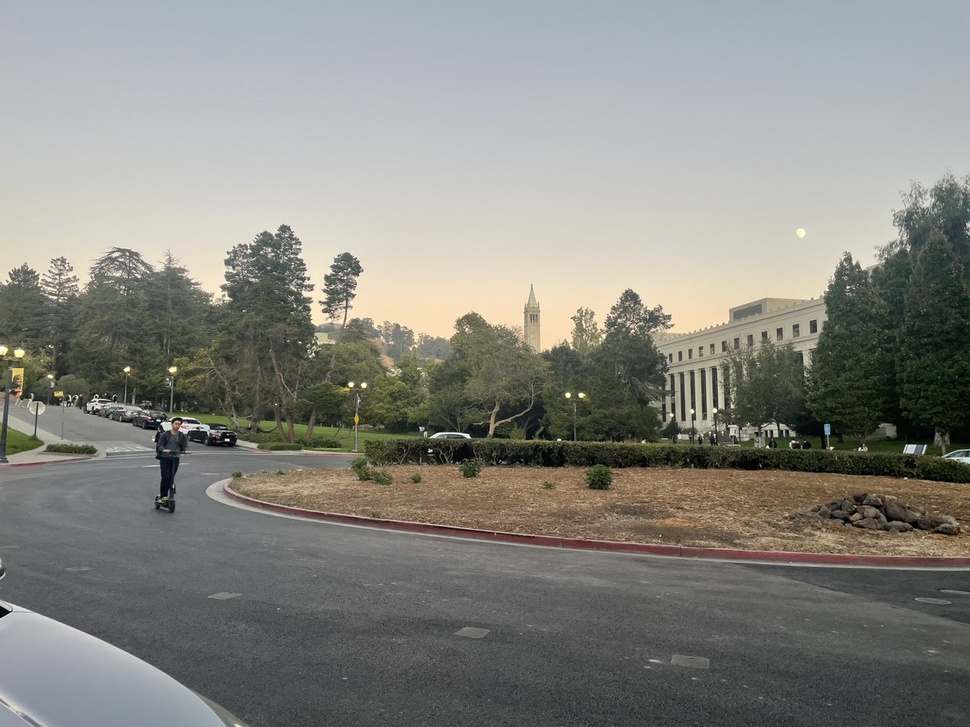
#> input picture p4-image-warping-and-mosaicing/data/4a/img/IMG_8405.jpeg, 970 x 727 px, shrunk from 1280 x 960 before the run
$ jupyter execute --allow-errors 4b.ipynb
#> lines starting #> are read from the running program, lines starting #| are printed output that depends on the picture
### p4-image-warping-and-mosaicing/code/harris.py

import numpy as np
from skimage.feature import corner_harris, peak_local_max


def get_harris_corners(im, edge_discard=20):
    """
    This function takes a b&w image and an optional amount to discard
    on the edge (default is 5 pixels), and finds all harris corners
    in the image. Harris corners near the edge are discarded and the
    coordinates of the remaining corners are returned. A 2d array (h)
    containing the h value of every pixel is also returned.

    h is the same shape as the original image, im.
    coords is 2 x n (ys, xs).
    """

    assert edge_discard >= 20

    # find harris corners
    h = corner_harris(im, method='eps', sigma=1)
    coords = peak_local_max(h, min_distance=1)

    # discard points on edge
    edge = edge_discard  # pixels
    mask = (coords[:, 0] > edge) & \
           (coords[:, 0] < im.shape[0] - edge) & \
           (coords[:, 1] > edge) & \
           (coords[:, 1] < im.shape[1] - edge)
    coords = coords[mask].T
    return h, coords


def dist2(x, c):
    """
    dist2 Calculates squared distance between two sets of points.

    Description
    D = DIST2(X, C) takes two matrices of vectors and calculates the
    squared Euclidean distance between them. Both matrices must be of
    the same column dimension. If X has M rows and N columns, and C has
    L rows and N columns, then the result has M rows and L columns. The
    I, Jth entry is the squared distance from the Ith row of X to the
    Jth row of C.

    Adapted from code by Christopher M Bishop and Ian T Nabney.
    """

    ndata, dimx = x.shape
    ncenters, dimc = c.shape
    assert dimx == dimc, 'Data dimension does not match dimension of centers'

    return (np.ones((ncenters, 1)) * np.sum((x**2).T, axis=0)).T + \
        np.ones((ndata, 1)) * np.sum((c**2).T, axis=0) - \
        2 * np.inner(x, c)

### p4-image-warping-and-mosaicing/code/4b.ipynb
# Project 4b - Image Warping and Mosaicing

### Dependencies

[cell 1]
import numpy as np
from typing import List, Tuple
import matplotlib.pyplot as plt
from scipy.ndimage import gaussian_filter
from harris import get_harris_corners, dist2
#> (the rest of this cell did not finish here and is left out)

## Interest Point Detector

[cell 2]
# Load images and points
image_left = plt.imread('../data/4a/img/IMG_8405.jpeg')
#> image_left is the input picture: shape (727, 970, 3); mean R, G, B 135, 134.9, 129.3
image_right = plt.imread('../data/4a/img/IMG_8406.jpeg')
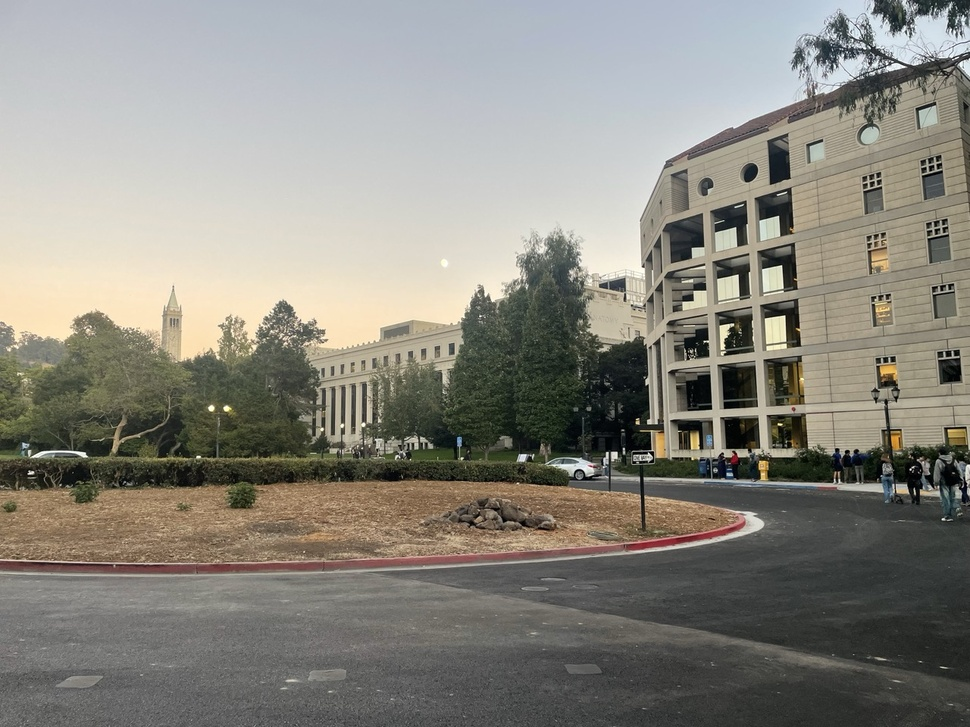
#> input picture p4-image-warping-and-mosaicing/data/4a/img/IMG_8406.jpeg, 970 x 727 px, shrunk from 1280 x 960 before the run
#> image_right is the input picture: shape (727, 970, 3); mean R, G, B 137.3, 135.1, 126.7

# make panoramal left b&w
image_left_gray = np.mean(image_left, axis=2)
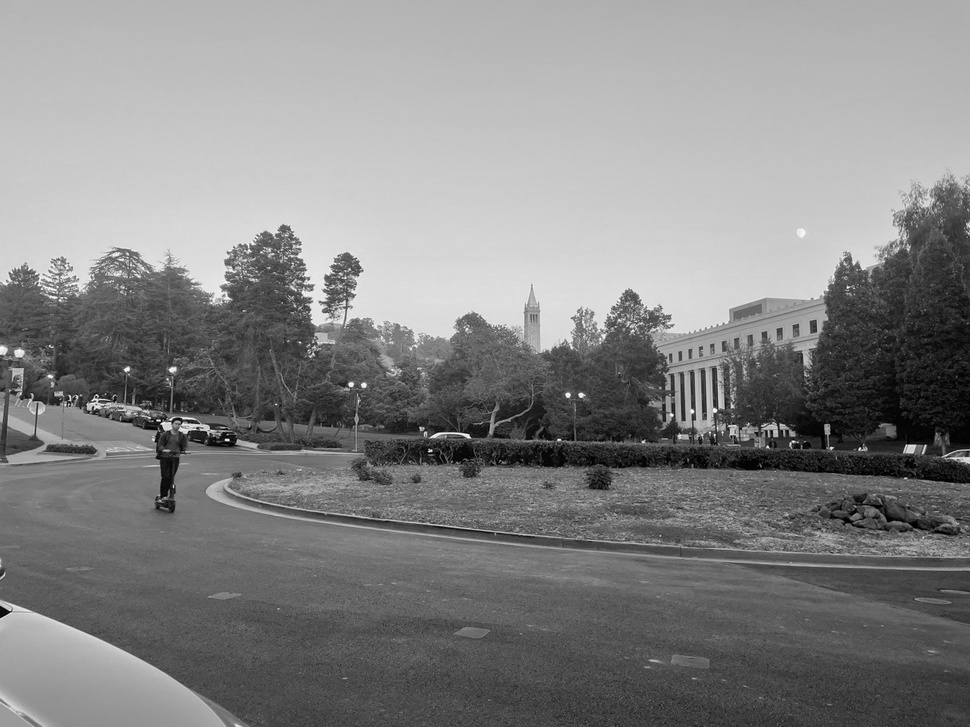
#> image_left_gray: shape (727, 970) float64; min 0, max 254.3, mean 133
image_right_gray = np.mean(image_right, axis=2)
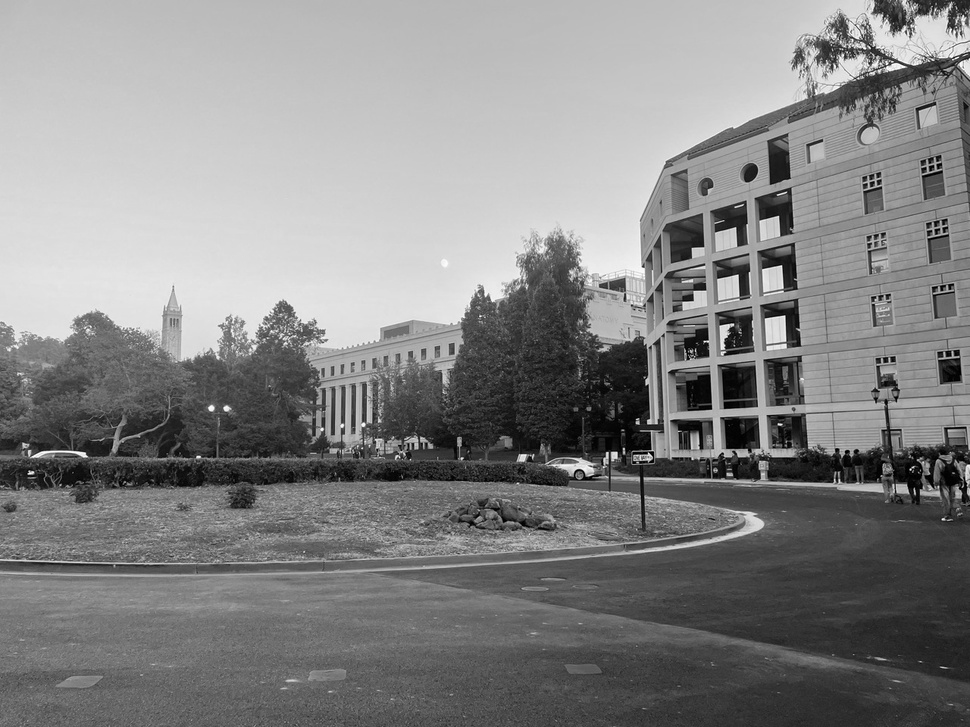
#> image_right_gray: shape (727, 970) float64; min 0, max 254.7, mean 133

h_left, coords_left = get_harris_corners(image_left_gray)
#> in get_harris_corners, `h = corner_harris(im, method='eps', sigma=1)`:
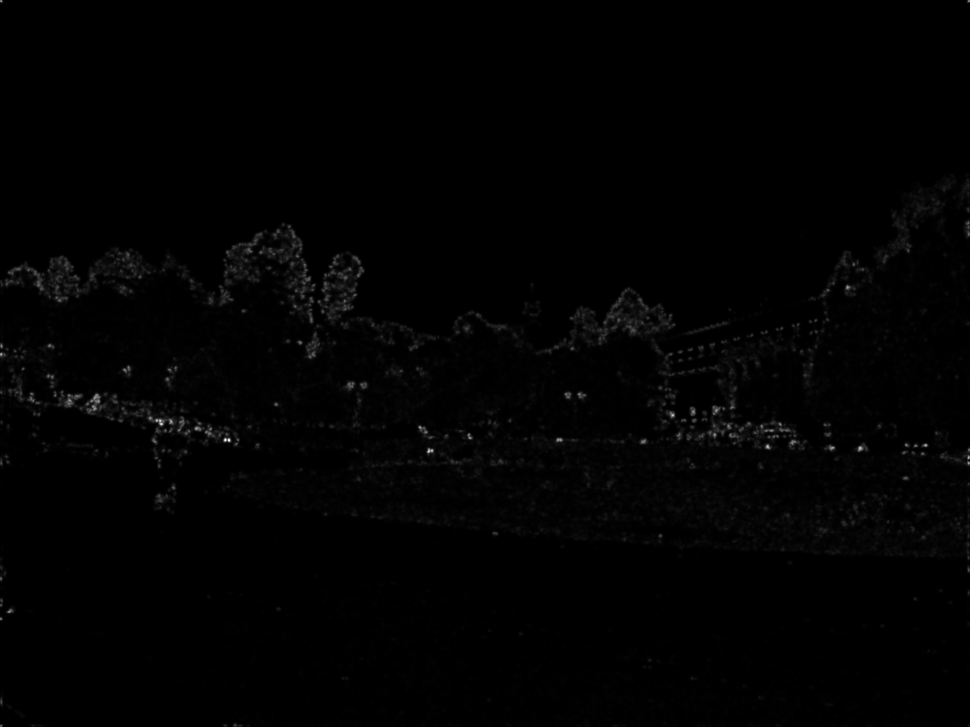
#> h: shape (727, 970) float64; min 0, max 187916.4, mean 1633.5; drawn with min black and max white
#> in get_harris_corners, `coords = peak_local_max(h, min_distance=1)`: coords = 20144 pairs, first value 1 to 725, second value 1 to 968
h_right, coords_right = get_harris_corners(image_right_gray)
#> call 2 of get_harris_corners, with edge_discard = 20
#> in get_harris_corners (call 2), `h = corner_harris(im, method='eps', sigma=1)`:
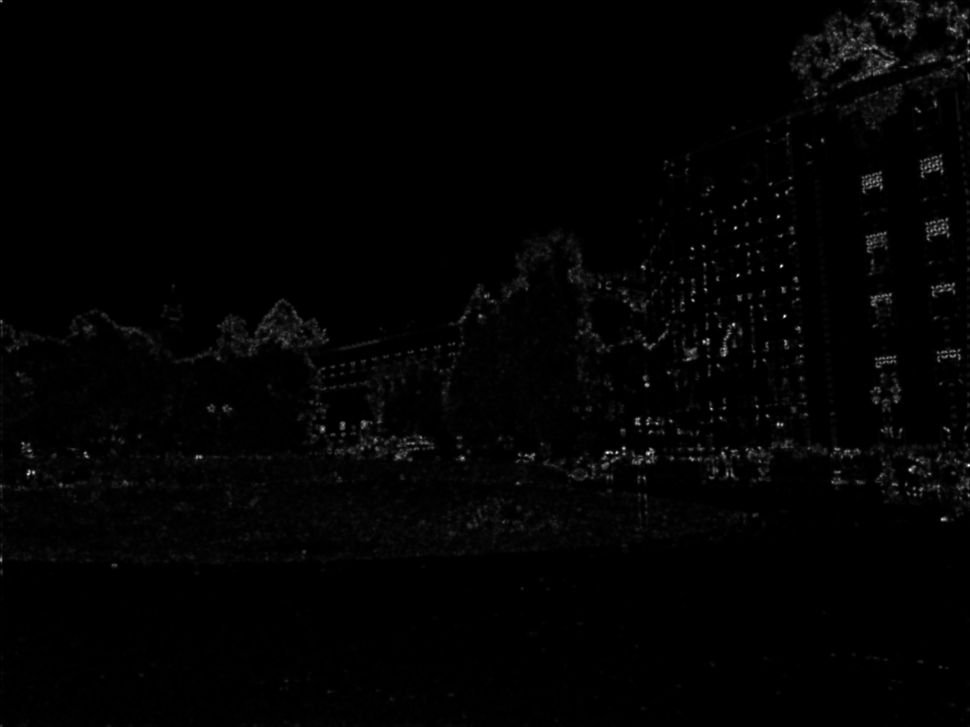
#> h: shape (727, 970) float64; min 0, max 188159.9, mean 2182.1; drawn with min black and max white
#> in get_harris_corners (call 2), `coords = peak_local_max(h, min_distance=1)`: coords = 19280 pairs, first value 1 to 725, second value 1 to 968

[cell 3]
fig, ax = plt.subplots(1, 2, figsize=(12, 6))

# Display Harris corners for the left image
plt.subplot(1, 2, 1)
plt.imshow(image_left)
plt.scatter(coords_left[1], coords_left[0], c='b', s=0.1)
plt.title('Harris Corners Left')
plt.axis('off')

# Display Harris corners for the right image
plt.subplot(1, 2, 2)
plt.imshow(image_right)
plt.scatter(coords_right[1], coords_right[0], c='b', s=0.1)
plt.title('Harris Corners Right')
plt.axis('off')

plt.show()
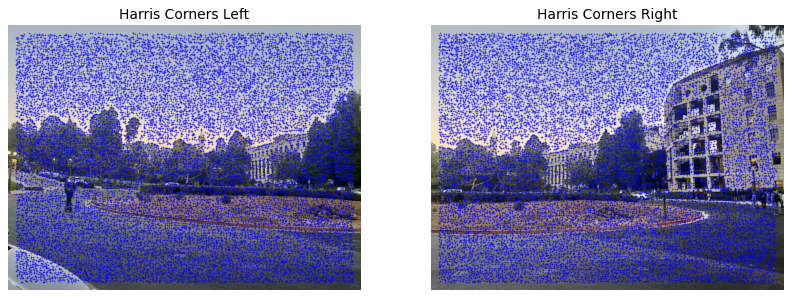
#> figure drawn by matplotlib, 2 panels

## Adaptive Non-Maximal Suppression

[cell 4]
def adaptive_non_maximal_suppression(corners: np.ndarray, h: np.ndarray, num_points: int = 500, c_robust: float = 0.9) -> np.ndarray:
    # Extract Harris strengths for each corner point
#> called with corners = array of shape (2, 18314), num_points = 500, c_robust = 0.9
    scores = h[corners[0], corners[1]]
#> scores = 18314 values, max 187916.4 at index 0, min 0.597 at index 18313, mean 3819.8

    # Calculate pairwise distances between all corners using dist2()
    dists = dist2(corners.T, corners.T)  # corners.T is of shape (n, 2)

    # Broadcast comparison: f(x_i) < c_robust * f(x_j)
    larger_mask = scores[:, np.newaxis] < (c_robust * scores[np.newaxis, :])

    # Mask the distances where the comparison holds and set the rest to infinity
    masked_dists = np.where(larger_mask, dists, np.inf)

    # Calculate the minimum radius for each point
    radii = np.min(masked_dists, axis=1)

    # Sort points by their radii in descending order
    sorted_indices = np.argsort(-radii)

    # Sort the original corners based on radii
    sorted_corners = corners[:, sorted_indices]

    # Return the top 'num_points' corners
    return sorted_corners[:, :num_points]

# Apply Adaptive Non-Maximal Suppression to get top corners
#> (the rest of this cell did not finish here and is left out)
